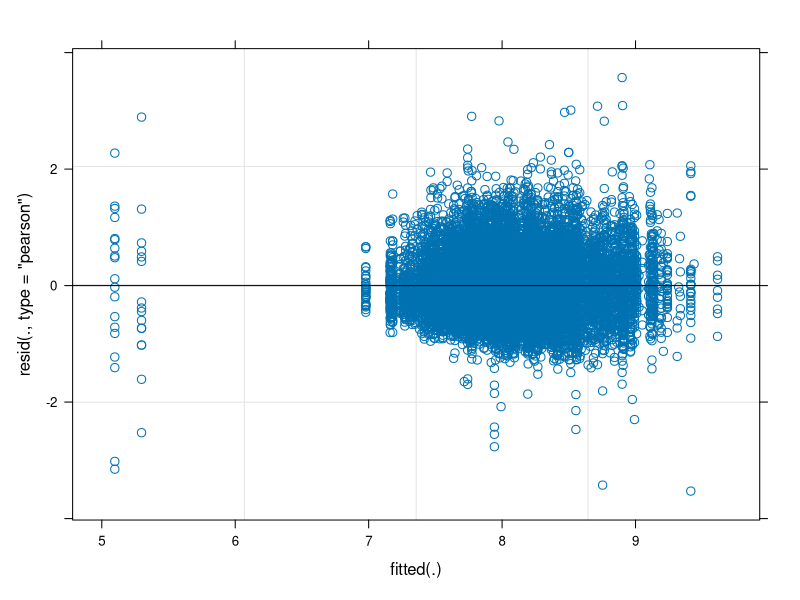

Here is the R script that generated this plot:
#library("lme4")
library("lmerTest")
t <- read.csv("results.csv")
Personf <- factor(t$Person)
LogRt <- log(t$Rt)
#fit <- lmer(t$Rt ~ t$Hit + (1|Personf))
fit <- lmer(LogRt ~ t$Hit + (1|Personf))
print("-----------------------------------------")
print(summary(fit))
print("-----------------------------------------")
print(anova(fit))
print("-----------------------------------------")
#print(anova(fit), type=1)
st <- step(fit)
#plot(st)
#plot(1:10)
plot(fit)
